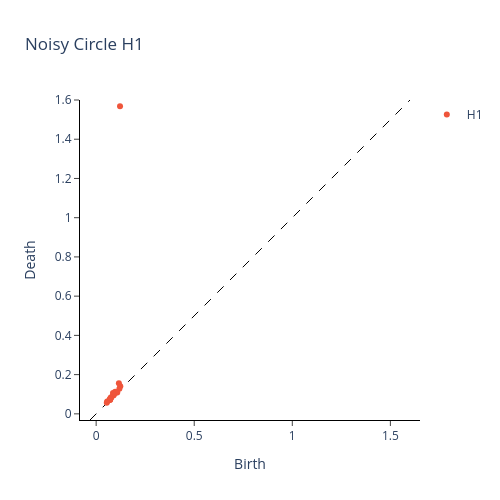
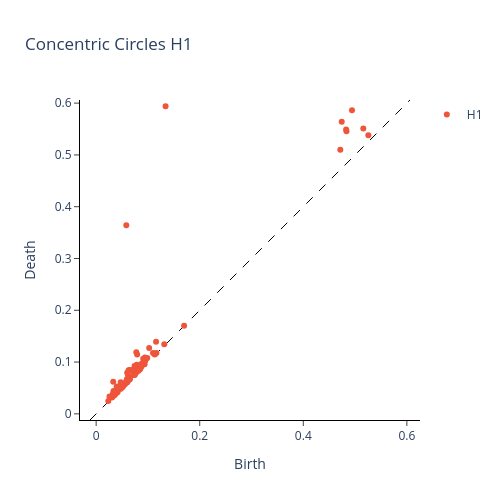
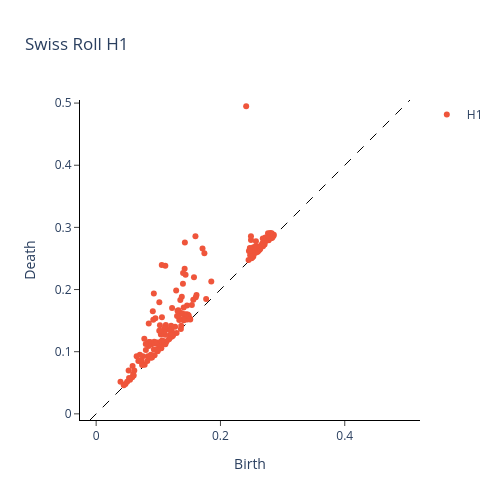

The code cell stored with these charts, in order, in its notebook:
### Markdown cell above
### 1.5 Persistence Entropy

Persistence entropy quantifies the "disorder" or information content of a persistence diagram. For a persistence diagram $D$, the persistence entropy $E(D)$ is defined as:

$$
E(D) = -\sum_{(b,d) \in D} p_{(b,d)} \ln p_{(b,d)}
$$

where $p_{(b,d)} = \frac{(d-b)^2}{\sum_{(b',d') \in D} (d'-b')^2}$ is the normalized persistence (lifespan squared) of each topological feature.

- **Low entropy**: Few persistent features (ordered/crystal-like structure)
- **High entropy**: Many features with similar persistence (disordered structure)

This produces a single scalar value per dimension, making it ideal for classification tasks.

### Code cell
# 1.5 Persistence Entropy

vr = VietorisRipsPersistence(homology_dimensions=[0, 1])
diagrams = vr.fit_transform([X_outer, X_conc, X_swiss])

# Extract individual diagrams
diagramcircle = diagrams[0]
diagramconcentric = diagrams[1]
diagramswiss = diagrams[2]

# Compute persistence entropy
pe = PersistenceEntropy()
entropycircle = pe.fit_transform([diagramcircle])
entropyconcentric = pe.fit_transform([diagramconcentric])
entropysphere = pe.fit_transform([diagramswiss])

print("Persistence Entropy Results")
print(f"Noisy circle    - H0: {entropycircle[0][0]:.4f}, H1: {entropycircle[0][1]:.4f}")
print(f"Concentric circles - H0: {entropyconcentric[0][0]:.4f}, H1: {entropyconcentric[0][1]:.4f}")
print(f"Swiss roll      - H0: {entropysphere[0][0]:.4f}, H1: {entropysphere[0][1]:.4f}")

# Plot diagrams
fig1 = plot_diagram(diagramcircle, homology_dimensions=[1], 
                   plotly_params={"layout": {"title": "Noisy Circle H1"}})
fig1.show()

fig2 = plot_diagram(diagramconcentric, homology_dimensions=[1], 
                   plotly_params={"layout": {"title": "Concentric Circles H1"}})
fig2.show()

fig3 = plot_diagram(diagramswiss, homology_dimensions=[1], 
                   plotly_params={"layout": {"title": "Swiss Roll H1"}})
fig3.show()

# Bar plot comparing H1 entropy
datasets = ['Circle', 'Concentric', 'Swiss Roll']
h1_entropies = [entropycircle[0][1], entropyconcentric[0][1], entropysphere[0][1]]

plt.figure(figsize=(8, 5))
plt.bar(datasets, h1_entropies, color=['tab:blue', 'tab:orange', 'tab:green'])
plt.title('H1 Persistence Entropy Comparison')
plt.ylabel('Persistence Entropy')
plt.ylim(0, max(h1_entropies) * 1.1)
plt.grid(True, alpha=0.3)
for i, v in enumerate(h1_entropies):
    plt.text(i, v + 0.1, f'{v:.4f}', ha='center', va='bottom')
plt.tight_layout()
plt.show()
